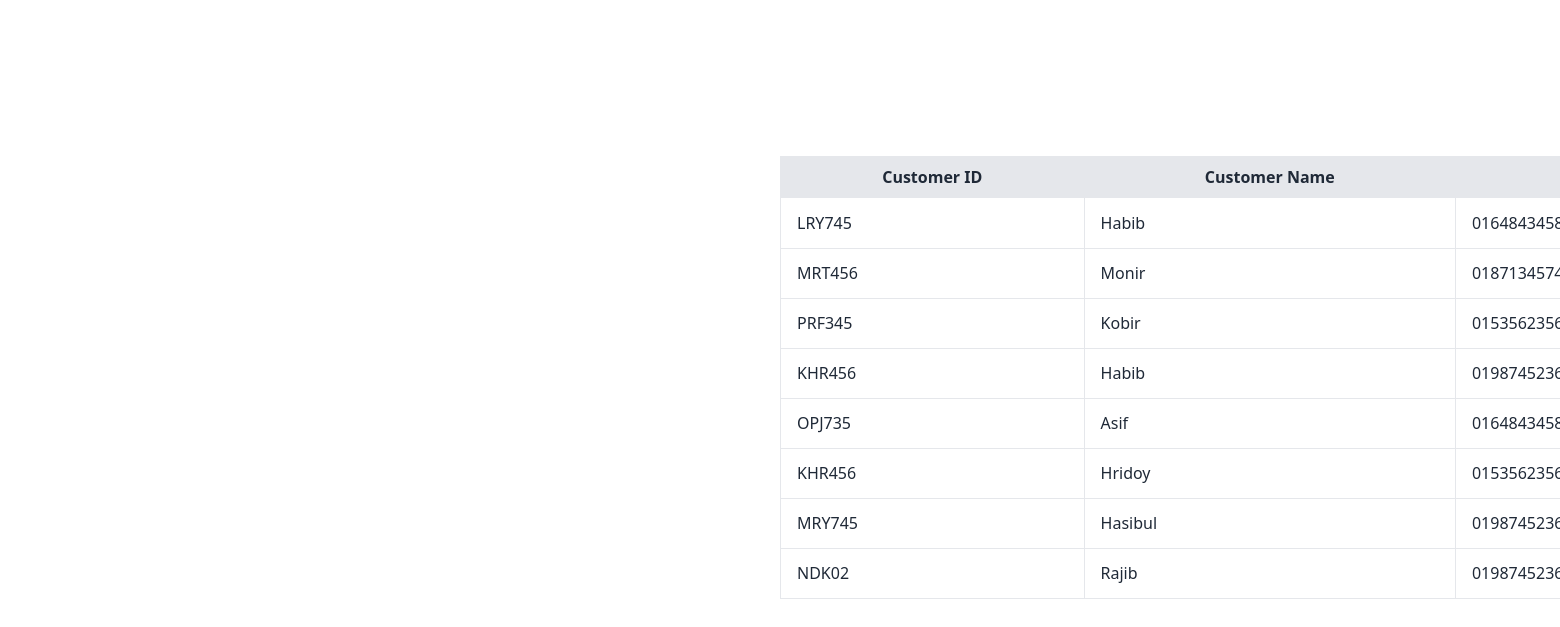
Page /AdminPanle/pages/customar.php on the earlier database version.
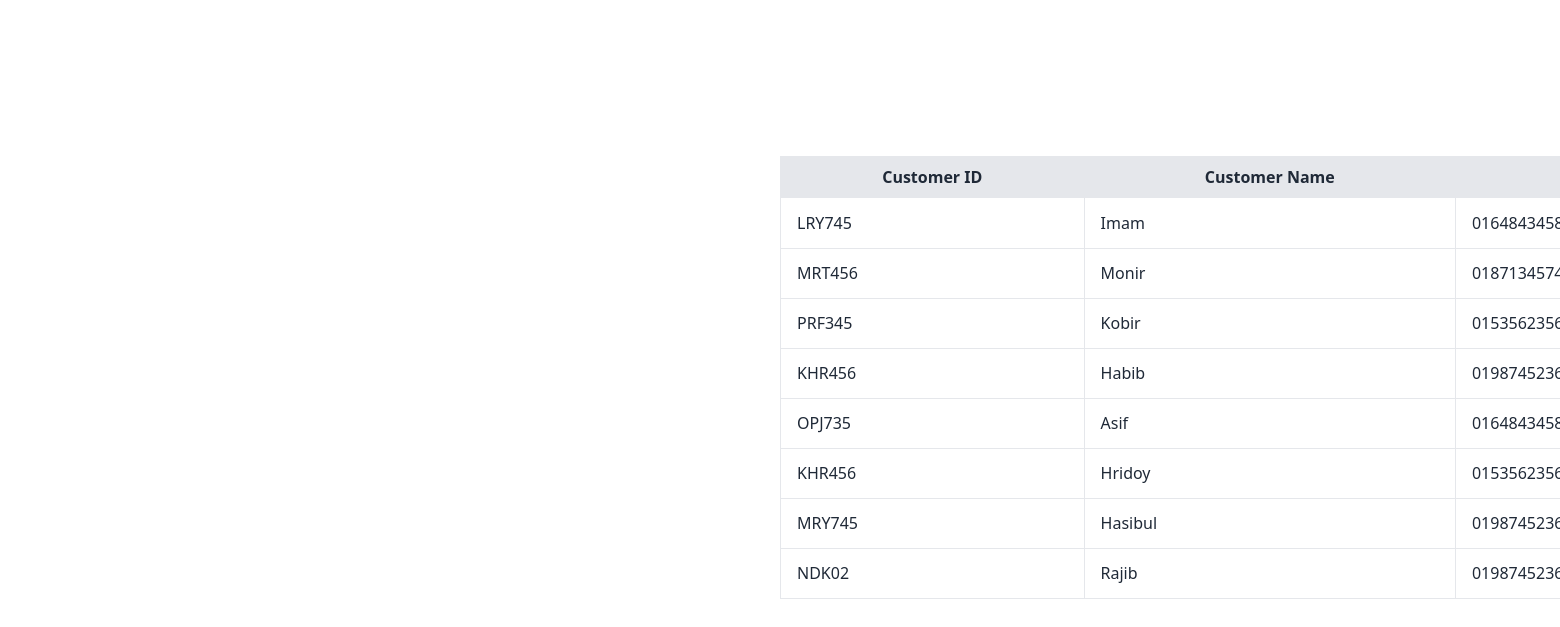
Same page on the later database version.
### tables this page shows
CREATE TABLE `bookings` (
  `id` int(11) NOT NULL,
  `customerId` varchar(255) NOT NULL,
  `customerName` varchar(255) NOT NULL,
  `customerNumber` varchar(20) NOT NULL,
  `route` varchar(255) NOT NULL,
  `destination` varchar(255) NOT NULL,
  `selectBus` varchar(50) NOT NULL,
  `seat` text NOT NULL,
  `amount` decimal(10,2) NOT NULL
);

### AdminPanle/pages/customar.php (the view, shortened to what this page needs)
<?php
$conn = mysqli_connect("localhost", "root", "", "shohoz_bus");
?>
<!DOCTYPE html>
<html lang="en">
<head>
    <link href="https://cdn.jsdelivr.net/npm/daisyui@4.12.14/dist/full.min.css" rel="stylesheet" type="text/css" />
    <link href="https://cdn.jsdelivr.net/npm/flowbite@2.5.2/dist/flowbite.min.css" rel="stylesheet" />
    <script src="https://cdn.tailwindcss.com"></script>
</head>
<body>
    <section>
        <div>
            <div class="overflow-x-auto ml-[50%] mt-[10%]  w-full mb-6">
                <table class="min-w-full table-auto border border-collapse">
                    <thead>
                        <tr class="bg-[#e5e7eb]">
                            <th class="border px-4 py-2">Customer ID</th>
                            <th class="border px-4 py-2">Customer Name</th>
                            <th class="border px-4 py-2">Customer Number</th>
                        </tr>
                    </thead>
                    <tbody>
                    <?php
                    $result = mysqli_query($conn, "SELECT * FROM bookings");
                    while ($row = mysqli_fetch_assoc($result)) {
                        echo "<tr class='hover:bg-[#e5e7eb]'>
                                <td class='border px-4 py-2'>{$row['customerId']}</td>
                                <td class='border px-4 py-2'>{$row['customerName']}</td>
                                <td class='border px-4 py-2'>{$row['customerNumber']}</td>
                                <td class='px-4 flex gap-2 py-2 border text-center'>
                                    <button class='text-white rounded-md px-3 py-1 bg-blue-500 edit-button'
                                            data-id='{$row['id']}'
                                            data-name='{$row['customerName']}'
                                            data-number='{$row['customerNumber']}'>
                                        <i class='fas fa-edit'></i> Edit
                                    </button>
                                    <a href='dashboard.php?pages=booking&deleteId={$row['id']}'
                                       class='text-white rounded-md px-3 py-1 bg-red-500'
                                       onclick='return confirm(\"Are you sure you want to delete this booking?\");'>
                                       <i class='fas fa-trash'></i> Delete
                                    </a>
                                </td>
                              </tr>";
                    }
                    ?>
                    </tbody>
                </table>
            </div>
        </div>
    </section>
</body>
</html>

Differences in the rows shown:
changed bookings "LRY745": customerName "Habib" → "Imam"
